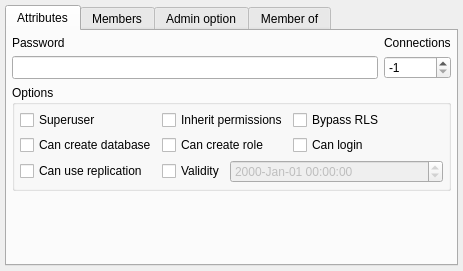
<?xml version="1.0" encoding="UTF-8"?>
<ui version="4.0">
 <class>RoleWidget</class>
 <widget class="QWidget" name="RoleWidget">
  <property name="geometry">
   <rect>
    <x>0</x>
    <y>0</y>
    <width>463</width>
    <height>271</height>
   </rect>
  </property>
  <property name="minimumSize">
   <size>
    <width>400</width>
    <height>0</height>
   </size>
  </property>
  <layout class="QVBoxLayout" name="role_lt">
   <property name="spacing">
    <number>5</number>
   </property>
   <property name="leftMargin">
    <number>5</number>
   </property>
   <property name="topMargin">
    <number>5</number>
   </property>
   <property name="rightMargin">
    <number>5</number>
   </property>
   <property name="bottomMargin">
    <number>5</number>
   </property>
   <item>
    <widget class="QTabWidget" name="members_twg">
     <property name="currentIndex">
      <number>0</number>
     </property>
     <widget class="QWidget" name="attributes_tab">
      <attribute name="icon">
       <iconset resource="../../res/resources.qrc">
        <normaloff>:/icons/icons/attribute.png</normaloff>:/icons/icons/attribute.png</iconset>
      </attribute>
      <attribute name="title">
       <string>Attributes</string>
      </attribute>
      <layout class="QVBoxLayout" name="attributes_lt">
       <property name="leftMargin">
        <number>5</number>
       </property>
       <property name="topMargin">
        <number>5</number>
       </property>
       <property name="rightMargin">
        <number>5</number>
       </property>
       <property name="bottomMargin">
        <number>5</number>
       </property>
       <item>
        <layout class="QHBoxLayout" name="horizontalLayout_2">
         <item>
          <layout class="QVBoxLayout" name="password_lt">
           <item>
            <widget class="QLabel" name="password_lbl">
             <property name="sizePolicy">
              <sizepolicy hsizetype="Preferred" vsizetype="Fixed">
               <horstretch>0</horstretch>
               <verstretch>0</verstretch>
              </sizepolicy>
             </property>
             <property name="text">
              <string>Password</string>
             </property>
            </widget>
           </item>
           <item>
            <widget class="QLineEdit" name="password_edt">
             <property name="sizePolicy">
              <sizepolicy hsizetype="Expanding" vsizetype="Preferred">
               <horstretch>0</horstretch>
               <verstretch>0</verstretch>
              </sizepolicy>
             </property>
             <property name="clearButtonEnabled">
              <bool>true</bool>
             </property>
            </widget>
           </item>
          </layout>
         </item>
         <item>
          <layout class="QVBoxLayout" name="connections_lt">
           <item>
            <widget class="QLabel" name="conn_limit_lbl">
             <property name="sizePolicy">
              <sizepolicy hsizetype="Preferred" vsizetype="Fixed">
               <horstretch>0</horstretch>
               <verstretch>0</verstretch>
              </sizepolicy>
             </property>
             <property name="font">
              <font>
               <italic>false</italic>
               <bold>false</bold>
              </font>
             </property>
             <property name="text">
              <string>Connections</string>
             </property>
            </widget>
           </item>
           <item>
            <widget class="QSpinBox" name="conn_limit_sb">
             <property name="sizePolicy">
              <sizepolicy hsizetype="Preferred" vsizetype="Preferred">
               <horstretch>0</horstretch>
               <verstretch>0</verstretch>
              </sizepolicy>
             </property>
             <property name="minimumSize">
              <size>
               <width>0</width>
               <height>0</height>
              </size>
             </property>
             <property name="minimum">
              <number>-1</number>
             </property>
             <property name="maximum">
              <number>65535</number>
             </property>
             <property name="value">
              <number>-1</number>
             </property>
            </widget>
           </item>
          </layout>
         </item>
        </layout>
       </item>
       <item>
        <widget class="QGroupBox" name="options_gb">
         <property name="title">
          <string>Options</string>
         </property>
         <layout class="QGridLayout" name="gridLayout">
          <property name="leftMargin">
           <number>5</number>
          </property>
          <property name="topMargin">
           <number>5</number>
          </property>
          <property name="rightMargin">
           <number>5</number>
          </property>
          <property name="bottomMargin">
           <number>5</number>
          </property>
          <property name="spacing">
           <number>5</number>
          </property>
          <item row="0" column="0">
           <widget class="QCheckBox" name="superusr_chk">
            <property name="sizePolicy">
             <sizepolicy hsizetype="Fixed" vsizetype="Fixed">
              <horstretch>0</horstretch>
              <verstretch>0</verstretch>
             </sizepolicy>
            </property>
            <property name="text">
             <string>Superuser</string>
            </property>
           </widget>
          </item>
          <item row="0" column="1">
           <widget class="QCheckBox" name="inh_perm_chk">
            <property name="sizePolicy">
             <sizepolicy hsizetype="Fixed" vsizetype="Fixed">
              <horstretch>0</horstretch>
              <verstretch>0</verstretch>
             </sizepolicy>
            </property>
            <property name="text">
             <string>Inherit permissions</string>
            </property>
           </widget>
          </item>
          <item row="0" column="2">
           <widget class="QCheckBox" name="bypass_rls_chk">
            <property name="sizePolicy">
             <sizepolicy hsizetype="Expanding" vsizetype="Fixed">
              <horstretch>0</horstretch>
              <verstretch>0</verstretch>
             </sizepolicy>
            </property>
            <property name="text">
             <string>Bypass RLS</string>
            </property>
           </widget>
          </item>
          <item row="1" column="2">
           <widget class="QCheckBox" name="can_login_chk">
            <property name="sizePolicy">
             <sizepolicy hsizetype="Expanding" vsizetype="Fixed">
              <horstretch>0</horstretch>
              <verstretch>0</verstretch>
             </sizepolicy>
            </property>
            <property name="text">
             <string>Can login</string>
            </property>
           </widget>
          </item>
          <item row="1" column="1">
           <widget class="QCheckBox" name="create_role_chk">
            <property name="sizePolicy">
             <sizepolicy hsizetype="Fixed" vsizetype="Fixed">
              <horstretch>0</horstretch>
              <verstretch>0</verstretch>
             </sizepolicy>
            </property>
            <property name="text">
             <string>Can create role</string>
            </property>
           </widget>
          </item>
          <item row="1" column="0">
           <widget class="QCheckBox" name="create_db_chk">
            <property name="sizePolicy">
             <sizepolicy hsizetype="Fixed" vsizetype="Fixed">
              <horstretch>0</horstretch>
              <verstretch>0</verstretch>
             </sizepolicy>
            </property>
            <property name="text">
             <string>Can create database</string>
            </property>
           </widget>
          </item>
          <item row="5" column="0">
           <widget class="QCheckBox" name="can_replicate_chk">
            <property name="sizePolicy">
             <sizepolicy hsizetype="Fixed" vsizetype="Fixed">
              <horstretch>0</horstretch>
              <verstretch>0</verstretch>
             </sizepolicy>
            </property>
            <property name="text">
             <string>Can use replication</string>
            </property>
           </widget>
          </item>
          <item row="5" column="1" colspan="2">
           <layout class="QHBoxLayout" name="horizontalLayout">
            <item>
             <widget class="QCheckBox" name="validity_chk">
              <property name="sizePolicy">
               <sizepolicy hsizetype="Fixed" vsizetype="Fixed">
                <horstretch>0</horstretch>
                <verstretch>0</verstretch>
               </sizepolicy>
              </property>
              <property name="text">
               <string>Validity</string>
              </property>
             </widget>
            </item>
            <item>
             <widget class="QDateTimeEdit" name="validity_dte">
              <property name="enabled">
               <bool>false</bool>
              </property>
              <property name="sizePolicy">
               <sizepolicy hsizetype="Expanding" vsizetype="Preferred">
                <horstretch>0</horstretch>
                <verstretch>0</verstretch>
               </sizepolicy>
              </property>
              <property name="specialValueText">
               <string/>
              </property>
              <property name="displayFormat">
               <string>yyyy-MMM-dd hh:mm:ss</string>
              </property>
              <property name="calendarPopup">
               <bool>false</bool>
              </property>
              <property name="timeSpec">
               <enum>Qt::TimeSpec::LocalTime</enum>
              </property>
             </widget>
            </item>
           </layout>
          </item>
         </layout>
        </widget>
       </item>
       <item>
        <spacer name="verticalSpacer">
         <property name="orientation">
          <enum>Qt::Orientation::Vertical</enum>
         </property>
         <property name="sizeHint" stdset="0">
          <size>
           <width>20</width>
           <height>40</height>
          </size>
         </property>
        </spacer>
       </item>
      </layout>
     </widget>
     <widget class="QWidget" name="members_tab">
      <attribute name="title">
       <string>Members</string>
      </attribute>
     </widget>
     <widget class="QWidget" name="adm_members_tab">
      <attribute name="title">
       <string>Admin option</string>
      </attribute>
     </widget>
     <widget class="QWidget" name="members_of_tab">
      <attribute name="title">
       <string>Member of</string>
      </attribute>
     </widget>
    </widget>
   </item>
  </layout>
 </widget>
 <tabstops>
  <tabstop>superusr_chk</tabstop>
 </tabstops>
 <resources>
  <include location="../../res/resources.qrc"/>
 </resources>
 <connections/>
</ui>
